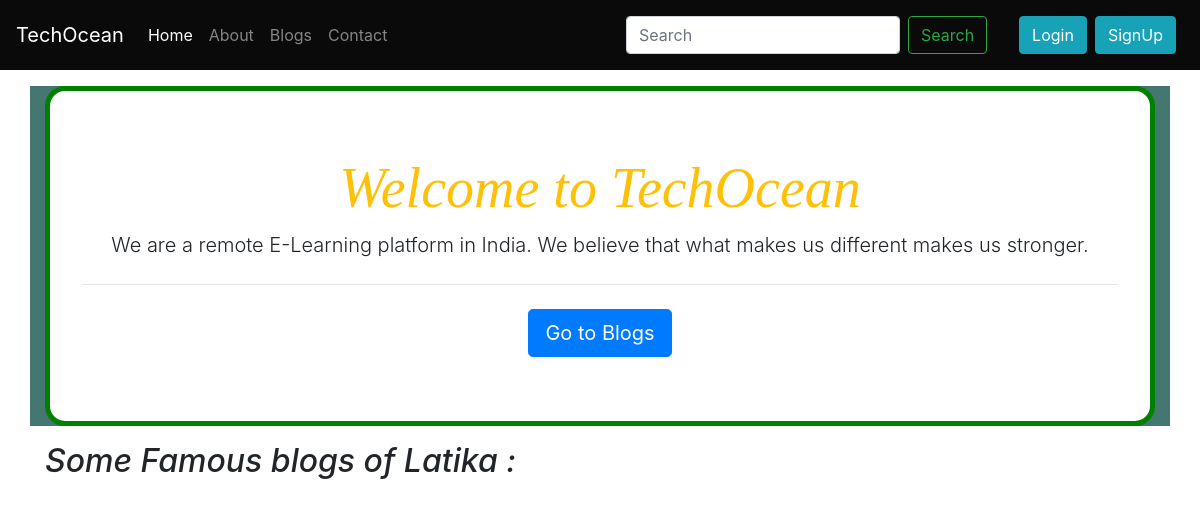
The app's page /, older data.
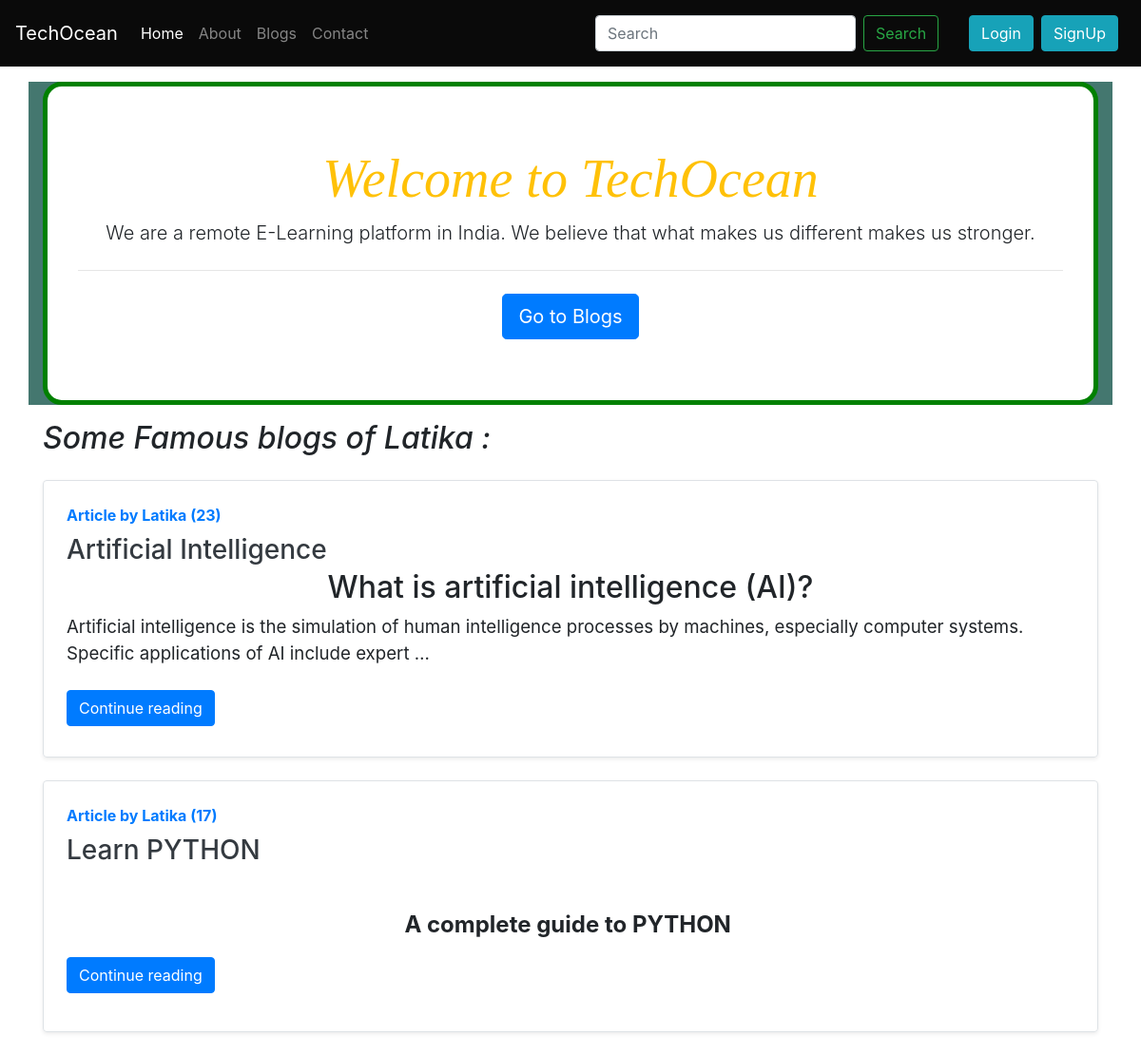
The same page, newer data.
### blog/models.py (models this page shows, shortened)
class Post(models.Model):
    sno=models.AutoField(primary_key=True)
    title=models.CharField(max_length=255)
    author=models.CharField(max_length=14)
    slug=models.CharField(max_length=130)
    views= models.IntegerField(default=0)
    timeStamp=models.DateTimeField(blank=True)
    content=models.TextField()

### home/views.py (the view)
# urls.py: 2. Add a URL to urlpatterns:  path('', views.home, name='home')
def home(request):
     allPosts= Post.objects.all()
     context={'allPosts': allPosts}
     return render(request, "home/home.html", context)

### templates/home/home.html (shortened to what this page needs)
{% extends 'base.html' %}
{% block homeactive %} active {% endblock homeactive %}
{% block body %}
<div style="background-color: rgb(68, 119, 111);" class="container">
  <div style=" border: 5px solid green;" class="welcome-banner jumbotron my-3">
    <h1 style="font-family: 'Roboto Slab', serif;" class=" font-italic text-warning display-4">Welcome to TechOcean</h1>
    <p class="lead">We are a remote E-Learning platform in India. We believe that what makes us different makes us
      stronger.</p>
    <hr class="my-4">
    <a class="div-animate btn btn-primary btn-lg" href="/blog" role="button">Go to Blogs</a>
  </div>
</div>
<div class="container my-3">
  <h2 class=" font-italic">Some Famous blogs of Latika :</h2>
  {% for post in allPosts %}
  {% if post.author == 'Latika'%}
  <div class="row no-gutters border rounded overflow-hidden flex-md-row mb-4 shadow-sm h-md-250 my-4 position-relative">
    <div class="col p-4 d-flex flex-column position-static">
      <strong class="d-inline-block mb-2 text-primary">Article by {{post.author}} ({{post.views}})</strong>
      <h3 class="mb-0"><a class="text-dark" href="/blog/{{post.slug}}">{{post.title}} </a> </h3>
      <p class="card-text mb-auto">{{post.content|safe |truncatechars:300}}</p>
      <div class="my-2">
        <a href="/blog/{{post.slug}}" role="button" class="btn btn-primary">Continue reading</a>
      </div>
    </div>
  </div>
  {% endif %}
  {% endfor %}
</div>
{% endblock body %}

### templates/base.html (shortened to what this page needs)
<!doctype html>
<html lang="en">
<head>
  <link rel="stylesheet" href="https://cdn.jsdelivr.net/npm/bootstrap@4.4.1/dist/css/bootstrap.min.css"
>
  <link rel="stylesheet" href="/static/styles.css">
  <link rel="stylesheet" href="https://unicons.iconscout.com/release/v4.0.0/css/line.css">
</head>
<body style="background-color: white;">
  <nav class="navbar-height navbar navbar-expand-lg navbar-dark" style="background-color: #0a0a0a;">
    <a class="navbar-brand" href="/">TechOcean</a>
    <div class="collapse navbar-collapse" id="navbarSupportedContent">
      <ul class="navbar-nav mr-auto">
        <li class="nav-item {% block homeactive %}  {% endblock homeactive %} ">
          <a class="nav-link" href="/">Home <span class="sr-only">(current)</span></a>
        </li>
        <li class="nav-item {% block aboutactive %}  {% endblock aboutactive %}">
          <a class="nav-link" href="/about">About</a>
        </li>
        <li class="nav-item {% block blogactive %}  {% endblock blogactive %}">
          <a class="nav-link" href="/blog">Blogs</a>
        </li>
        <li class="nav-item{% block contactactive %}  {% endblock contactactive %}">
          <a class="nav-link" href="/contact">Contact</a>
        </li>
      </ul>
      <form method="get" action="/search" class="form-inline my-2 my-lg-0 mx-4">
        <input class="form-control mr-sm-2" type="search" name="query" id="query" placeholder="Search"
          aria-label="Search">
        <button class="btn btn-outline-success my-2 mr-2 my-sm-0" type="submit">Search</button>
      </form>
      {% if user.is_authenticated %}
      <ul class="nav-user navbar-nav mr-2">
        <li class="nav-item dropdown">
          <a class="nav-link dropdown-toggle" href='#' id="navbarDropdown" role="button" data-toggle="dropdown"> Welcome
            {{request.user}}</a>
          <div class="dropdown-menu" aria-labelledby="navbarDropdown">
            <a class="dropdown-item" href="/logout">Logout</a>
          </div>
        </li>
      </ul>
    </div>
    {% else %}
    <button  type="button" class="btn btn-info mr-2 " data-toggle="modal"
      data-target="#loginModal">
      Login
    </button>
    <button  type="button" class="btn btn-info mr-2 " data-toggle="modal"
      data-target="#signupModal">
      SignUp
    </button>
    {% endif %}
    </div>
  </nav>
  {% block body %}
  {% endblock body %}
</body>
</html>

### static/styles.css (style rules this page uses)
body { background-color: cyan; }
.navbar-height { height: 70px; }
.welcome-banner { text-align: center; border-radius: 20px; background-color: white; }
input { border: 2px solid black; }

Row changes from the older to the newer data that the page shows:
added Post: author "Latika", views "23", title "Artificial Intelligence", content "What is artificial intelligence (AI)? Artificial intelligence is the simulation of human intelligence processes by machines, especially computer systems. Specific applications of AI include expert …"
added Post: author "Latika", views "17", title "Learn PYTHON", content "A complete guide to PYTHON"
